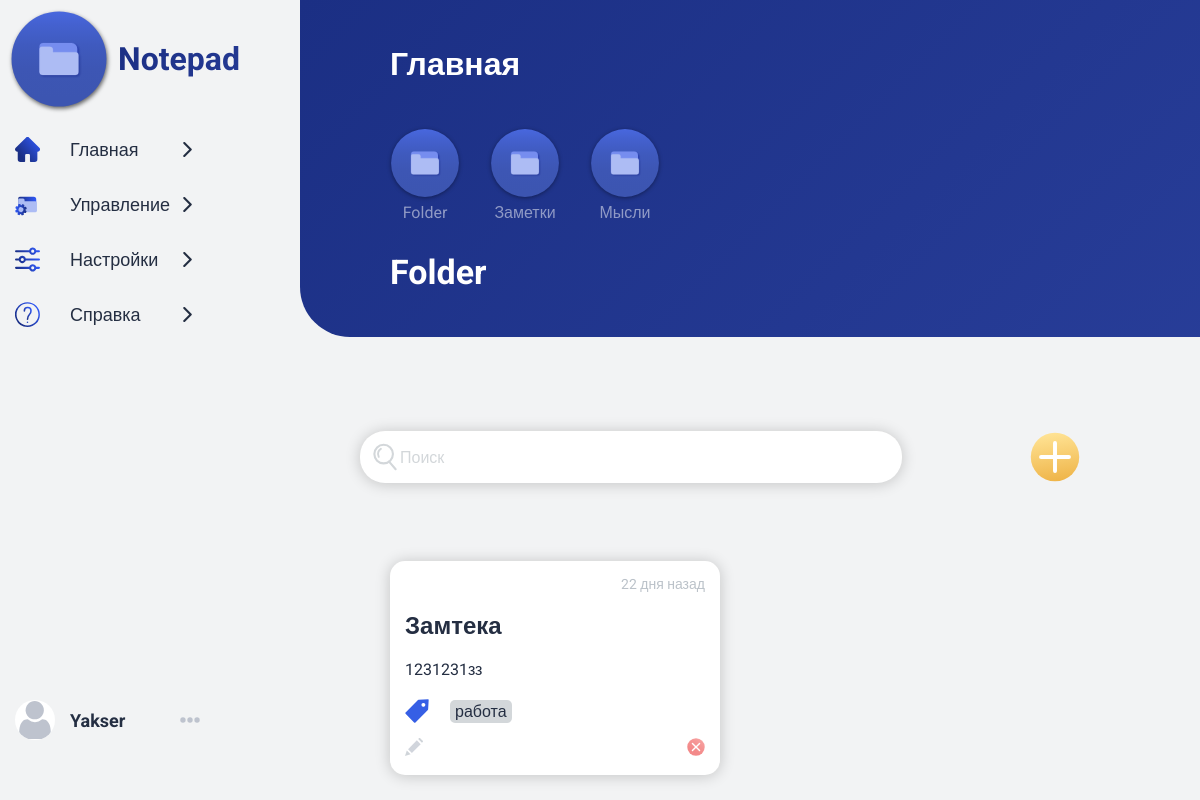
Page /1 (signed in) on the earlier database version.
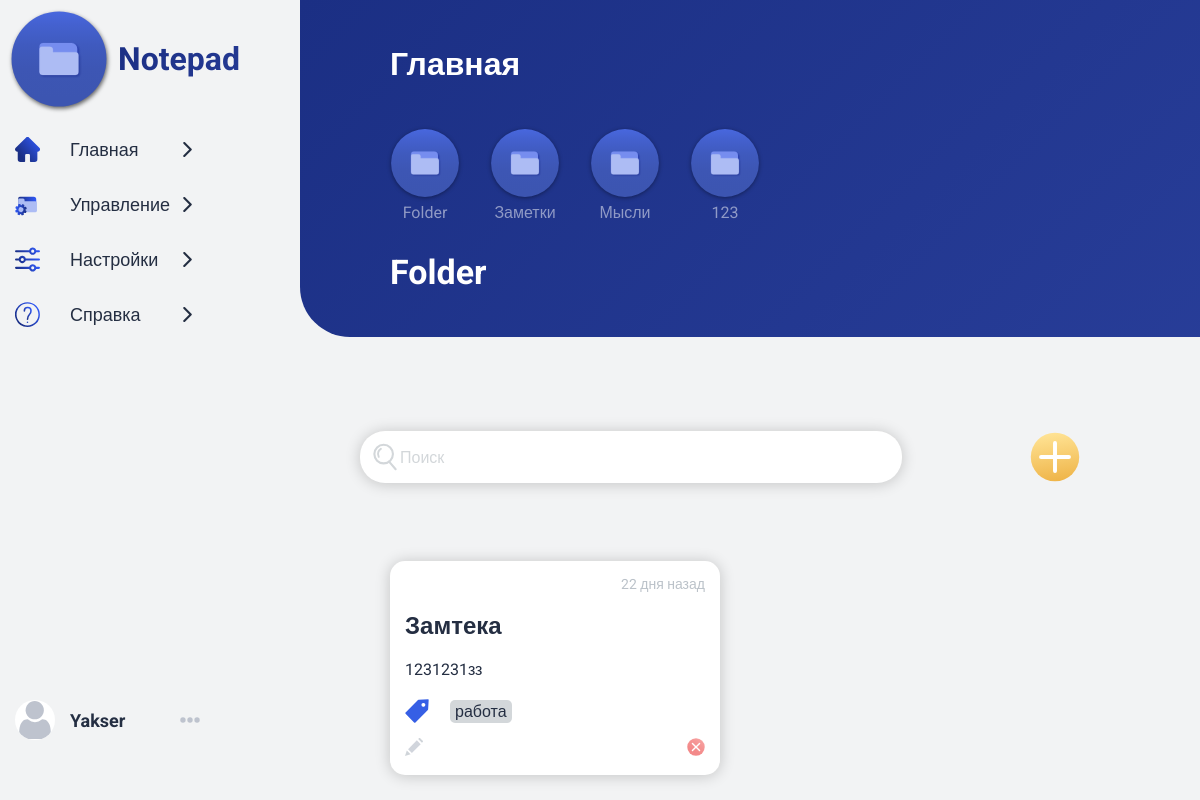
Same page on the later database version.
### data/folder.py (models this page shows, shortened)
class Folder(SqlAlchemyBase, SerializerMixin):
    __tablename__ = 'folder'
    id = sqlalchemy.Column(sqlalchemy.Integer, primary_key=True, unique=True, nullable=False)
    name = sqlalchemy.Column(sqlalchemy.String, nullable=False)
    date = sqlalchemy.Column(sqlalchemy.String, nullable=True, default=current_date)
    user_id = sqlalchemy.Column(sqlalchemy.Integer,
                                sqlalchemy.ForeignKey("user.id"))
    user = orm.relation('User')
    notes = orm.relation("Note", back_populates='folder')

### data/note.py (models this page shows, shortened)
class Note(SqlAlchemyBase, SerializerMixin):
    __tablename__ = 'note'
    id = sqlalchemy.Column(sqlalchemy.Integer, primary_key=True, unique=True, nullable=False)
    header = sqlalchemy.Column(sqlalchemy.String, nullable=False)
    text = sqlalchemy.Column(sqlalchemy.Text, nullable=True)
    date = sqlalchemy.Column(sqlalchemy.String, nullable=True, default=current_date)
    favorite = sqlalchemy.Column(sqlalchemy.Boolean, nullable=True)
    folder_id = sqlalchemy.Column(sqlalchemy.Integer,
                                  sqlalchemy.ForeignKey("folder.id"))
    folder = orm.relation('Folder')
    tags = sqlalchemy.Column(sqlalchemy.String)

### run.py (the view)
@app.route('/<folder_id>', methods=['POST', 'GET'])
@login_required
def folders(folder_id):
    if not folder_id.isdigit():
        return redirect(url_for('home'))
    if request.method == 'GET':
        query = ''
    else:
        query = request.form.get('search-note')
    acc_folders = current_user.folders
    session = db_session.create_session()
    notes = session.query(Note).filter(Note.folder_id == folder_id) \
        .filter(Note.header.like('%' + query.lower() + '%')).all()
    empty = ''
    if not notes:
        empty = "В этой папке нет ни одной заметки..."
    return render_template('folders.html', folders=acc_folders, notes=notes,
                           current_folder=session.query(Folder).filter(Folder.id == folder_id).first(),
                           empty=empty,
                           user=current_user, query=query)

### data/db_session.py (called while the page is built)
def create_session() -> Session:
    global __factory
    return __factory()

### data/momentjs.py (called while the page is built)
    def render(self, format):
        return Markup("""<script>moment.locale("ru");
                            document.write(moment(\"%s\").%s);
                        </script>"""
                      % (
                          self.timestamp.strftime("%Y-%m-%dT%H:%M:%S"), format))

    def fromNow(self):
        return self.render("fromNow()")

### run.py (called while the page is built)
@login_manager.user_loader
def load_user(user_id):
    db_sess = db_session.create_session()
    return db_sess.query(User).get(user_id)

### templates/folders.html (shortened to what this page needs)
{% extends 'main.html' %}
{% block block %}
    <div class="block">
        <div class="block-header">
            <h1>Главная</h1>
            <div class="block-menu">
                <ul class="folders">
                    {% for folder in folders %}
                        <li>
                            <a href="/{{ folder.id }}">
                                <img src="../static/img/folder.svg" alt="">
                                <span>{{ folder.name.capitalize() }}</span>
                            </a>
                        </li>
                    {% endfor %}
                </ul>
                <span class="cur-subheader cur-folder">{{ current_folder.name.capitalize() }}</span>
            </div>
        </div>
        <div class="content">
            <div class="manage">
                <form method="POST" class="search-form">
                    <input type="text" id="search-note" name="search-note" placeholder="Поиск" value="{{ query }}">
                </form>
                <a href="/add_note/{{ current_folder.id }}" class="add-btn"><img src="../static/img/add.svg"
                                                                                 alt=""></a>
            </div>
            <div class="notes">
                {% for note in notes %}
                    <article class="note">
                        <span class="date">{{ momentjs(note.date).fromNow() }}</span>
                        {% if note.header | length > 20 %}
                            <h2>{{ note.header.capitalize()[:20] }}...</h2>
                        {% else %}
                            <h2>{{ note.header.capitalize() }}</h2>
                        {% endif %}
                        <div class="note-text">
                            {% if note.text | length > 355 %}
                                <p>{{ note.text[:355] }}...</p>
                            {% else %}
                                <p>{{ note.text }}</p>
                            {% endif %}
                        </div>
                        {% if note.tags %}
                            <div class="tags">
                                <p class="tag"></p>
                                {% for tag in note.tags.split() %}
                                    <p class="tag">{{ tag }}</p>
                                {% endfor %}
                            </div>
                        {% endif %}
                        <div class="sub-btns">
                            <a href="/edit/{{ note.id }}"
                               class="edit-btn sub-btn"><img src="../static/img/pencil.svg" alt=""></a>
                            <a href="/del/{{ current_folder.id }}/{{ note.id }}"
                               class="del-btn sub-btn"><img src="../static/img/del.svg" alt=""></a>
                        </div>
                    </article>
                {% endfor %}
            </div>
        </div>
    </div>
{% endblock %}

Differences in the rows shown:
added Folder: name "123"
